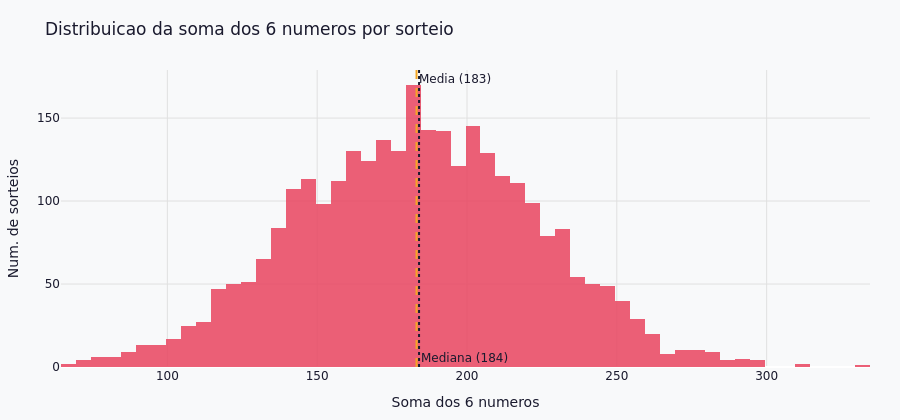

The notebook cell saved with this chart:
### Markdown cell above
## 4. Distribuicao da soma dos 6 numeros

Pelo Teorema Central do Limite, a soma de 6 variaveis discretas uniformes deve se aproximar de uma normal.

### Code cell
soma = df[DEZENA_COLS].sum(axis=1)

fig = go.Figure()

fig.add_trace(go.Histogram(
    x=soma,
    nbinsx=55,
    marker_color=ACCENT,
    opacity=0.85,
    name="Sorteios",
    hovertemplate="Soma: <b>%{x}</b><br>Freq: <b>%{y}</b><extra></extra>",
))

fig.add_vline(x=soma.mean(), line_dash="dash", line_color=HIGHLIGHT, line_width=2,
              annotation_text=f"Media ({soma.mean():.0f})",
              annotation_position="top right")

fig.add_vline(x=soma.median(), line_dash="dot", line_color=PRIMARY, line_width=2,
              annotation_text=f"Mediana ({soma.median():.0f})",
              annotation_position="bottom right")

fig.update_layout(
    **LAYOUT,
    title="Distribuicao da soma dos 6 numeros por sorteio",
    xaxis=dict(title="Soma dos 6 numeros", gridcolor="#e0e0e0"),
    yaxis=dict(title="Num. de sorteios", gridcolor="#e0e0e0"),
    height=420,
    showlegend=False,
)
fig.write_html(EXPORTS / "eda_04_soma_dezenas.html")
fig.show()

soma.describe()

### Figure 1 — Plotly figure (JSON) as saved in the notebook; plotly's stock layout.template omitted (floating-point values rounded to 4 significant figures; data arrays with more than 128 entries replaced by an {"elided": "..."} marker saying what was removed)
{"data": [{"hovertemplate": "Soma: <b>%{x}</b><br>Freq: <b>%{y}</b><extra></extra>", "marker": {"color": "#e94560"}, "name": "Sorteios", "nbinsx": 55, "opacity": 0.85, "type": "histogram", "x": {"elided": "3002 int values"}}], "layout": {"annotations": [{"showarrow": false, "text": "Media (183)", "x": 183.2, "xanchor": "left", "xref": "x", "y": 1, "yanchor": "top", "yref": "y domain"}, {"showarrow": false, "text": "Mediana (184)", "x": 184, "xanchor": "left", "xref": "x", "y": 0, "yanchor": "bottom", "yref": "y domain"}], "font": {"color": "#1a1a2e", "family": "DejaVu Sans, sans-serif"}, "height": 420, "hoverlabel": {"bgcolor": "white", "font": {"size": 12}}, "legend": {"bgcolor": "rgba(0,0,0,0)", "borderwidth": 0}, "margin": {"b": 50, "l": 60, "r": 30, "t": 70}, "paper_bgcolor": "#f8f9fa", "plot_bgcolor": "#f8f9fa", "shapes": [{"line": {"color": "#f5a623", "dash": "dash", "width": 2}, "type": "line", "x0": 183.2, "x1": 183.2, "xref": "x", "y0": 0, "y1": 1, "yref": "y domain"}, {"line": {"color": "#1a1a2e", "dash": "dot", "width": 2}, "type": "line", "x0": 184, "x1": 184, "xref": "x", "y0": 0, "y1": 1, "yref": "y domain"}], "showlegend": false, "title": {"text": "Distribuicao da soma dos 6 numeros por sorteio"}, "xaxis": {"gridcolor": "#e0e0e0", "title": {"text": "Soma dos 6 numeros"}}, "yaxis": {"gridcolor": "#e0e0e0", "title": {"text": "Num. de sorteios"}}}}
